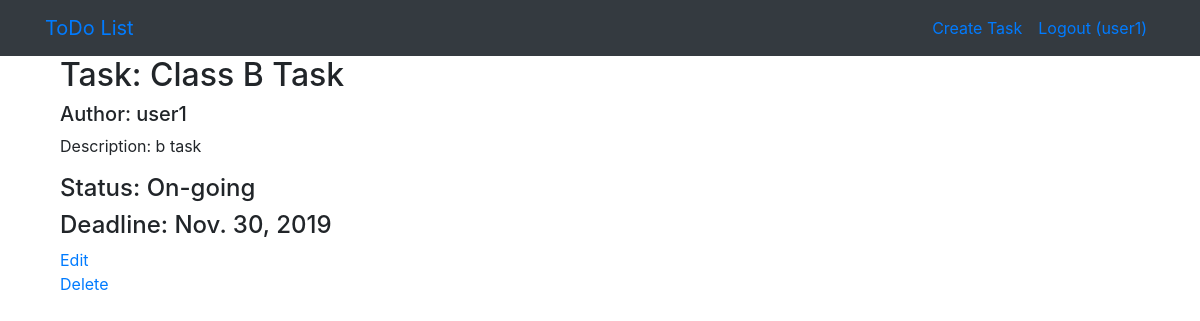
Page /to_do_list/task/3/ (signed in) on the committed database.
### to_do_list/models.py (models this page shows, shortened)
class Task(models.Model):
    author = models.ForeignKey(User,related_name='tasks',on_delete=models.CASCADE)
    title = models.CharField(max_length=256)
    description = models.TextField()
    deadline = models.DateField()
    CATEGORIES = (
        ('1','To-do'),
        ('2','On-going'),
        ('3','Done')
    )
    status = models.CharField(max_length=1,choices=CATEGORIES)
    class Meta:
        ordering = ['deadline']

### to_do_list/views.py (the view)
# urls.py: path('task/<int:pk>/', views.TaskDetailView.as_view(),name='task_detail'),
class TaskDetailView(LoginRequiredMixin, generic.DetailView):
    model = Task

### to_do_list/templates/to_do_list/task_detail.html
{% extends 'to_do_list/task_base.html' %}
{% block content %}
    {% if user.is_authenticated and task.author == user %}
        <h2> Task: {{ task.title }} </h2>
        <h5> Author: {{task.author}} </h5>
        <p> Description:  {{task.description}} </p>
        <h4> Status: {{task.get_status_display}} </h4>
        <h4> Deadline: {{task.deadline}} </h4>
        <a href="{% url 'to_do_list:task_update' pk=task.pk %}">Edit</a> <br>
        <a href="{% url 'to_do_list:task_delete' pk=task.pk %}">Delete</a>
    {% else %}
        <h3>Whoops</h3>
    {% endif %}
{% endblock %}

### templates/base.html (shortened to what this page needs)
<!DOCTYPE html>
{% load staticfiles %}
<html>
    <head>
        <link rel="stylesheet" href="https://stackpath.bootstrapcdn.com/bootstrap/4.1.3/css/bootstrap.min.css">
        <link rel="stylesheet" href="{% static 'css/master.css' %}">
    </head>
    <body>
        <nav class="navbar navbar-expand-lg bg-dark mynav" role="navigation" id="navbar">
          <div class="container">
            <div class="navbar-nav align-items-center">
              {% if user.is_authenticated %}
                <a class="navbar-brand mynav" href="{% url 'to_do_list:all' %}">ToDo List</a>
              {% else %}
                <a class="navbar-brand mynav" href="{% url 'home' %}">ToDo List</a>
              {% endif %}
            </div>
            <div class="navbar-nav ml-auto">
              {% if user.is_authenticated %}
                <a class="nav-item nav-link" href="{% url 'to_do_list:task_create' %}" class="btn btn-simple">Create Task</a>
                <a class="nav-item nav-link" href="{% url 'accounts:logout' %}" class="btn btn-simple">Logout ({{ user.username }})</a>
              {% else %}
              <a class="nav-item nav-link" href="{% url 'accounts:login' %}" class="btn btn-simple">Login</a>
              <a class="nav-item nav-link" href="{% url 'accounts:signup' %}" class="btn btn-simple">Signup</a>
              {% endif %}
           </div>
          </div>
        </nav>
        <div class="container mycontent">
          {% block start_app %}
          {% endblock %}
      </div>
    </body>
</html>

### rows in the picture
Task: title "Class B Task", author "user1", description "b task", status "On-going", deadline "Nov. 30, 2019"

### other values in the picture
{{ user.username }} "user1"
